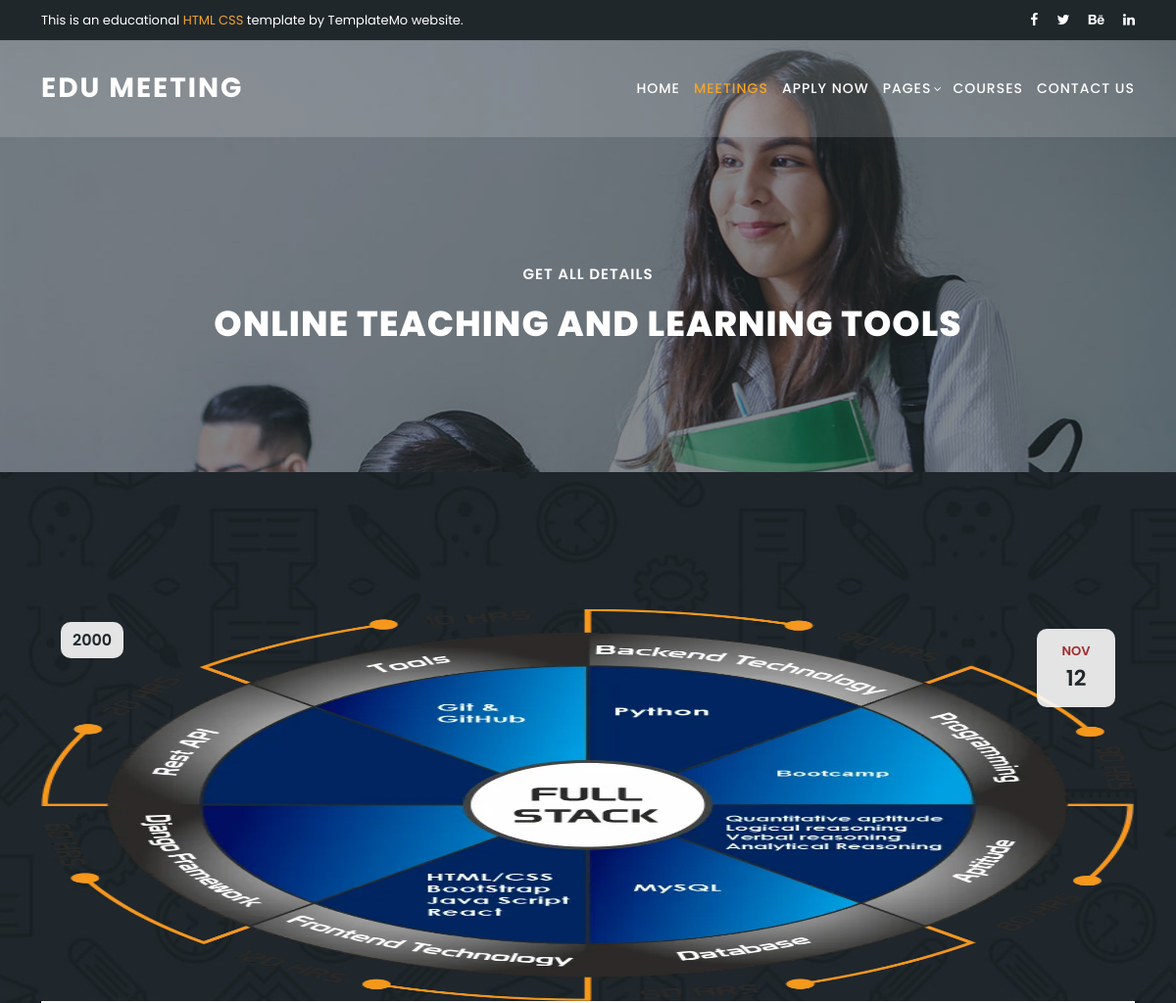
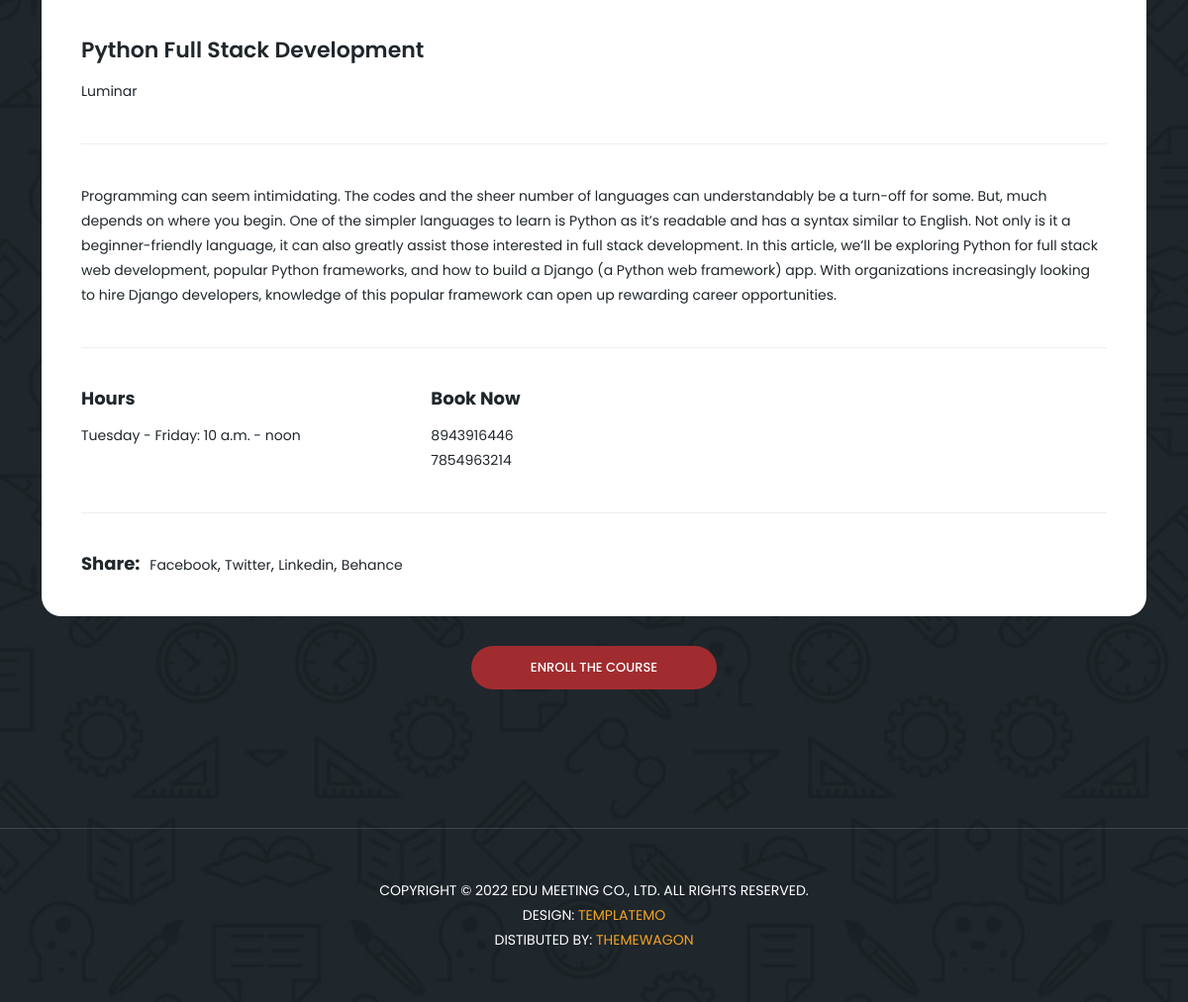
Screenshot of /course_details/1 (signed in) with the database file from the repository (2 pictures, top to bottom).
### eduapp/models.py (models this page shows, shortened)
class coursemodel(models.Model):
    teacher_id = models.CharField(max_length=20)
    course_name = models.CharField(max_length=20)
    course_img = models.FileField(upload_to='eduapp/static/assets/images')
    type_choice = [
        ('DigitalMarketing','DigitalMarketing'),
        ('Python','Python'),
        ('Flutter','Flutter'),
        ('Java','Java'),
        ('DataScience','DataScience'),
        ('MachineLearning','MachineLearning'),
        ('SoftwareTesting','SoftwareTesting')
    ]
    course_type = models.CharField(max_length=30,choices=type_choice)
    institution_name = models.CharField(max_length=30)
    course_desc = models.CharField(max_length=500)
    from_choice = [
        ('Monday','Monday'),
        ('Tuesday','Tuesday'),
        ('Wednesday','Wednesday'),
        ('Thursday','Thursday'),
        ('Friday','Friday'),
        ('Saturday','Saturday')
    ]
    from_day = models.CharField(max_length=30,choices=from_choice)
    to_choice = [
        ('Monday', 'Monday'),
        ('Tuesday', 'Tuesday'),
        ('Wednesday', 'Wednesday'),
        ('Thursday', 'Thursday'),
        ('Friday', 'Friday'),
        ('Saturday', 'Saturday')
    ]
    to_day = models.CharField(max_length=30, choices=to_choice)
    from_time = models.TimeField()
    to_time = models.TimeField()
    fees = models.IntegerField()

### eduapp/views.py (the view)
# urls.py: path('course_details/<int:id>',studentcourse_details)
def studentcourse_details(request,id):
    id1 =  request.session['st_id']
    b = studentreg.objects.get(id=id1)
    img1 = str(b.photo).split('/')[-1]
    a = coursemodel.objects.get(id=id)
    img2 = str(a.course_img).split('/')[-1]
    return render(request,'studentcourse_details.html',{'data':a,'img1':img1,'img2':img2})

### eduapp/templates/studentcourse_details.html (shortened to what this page needs)
<!DOCTYPE html>
{% load static %}
<html lang="en">
  <head>
    <link href="{% static 'vendor/bootstrap/css/bootstrap.min.css' %}" rel="stylesheet">
    <link rel="stylesheet" href="{% static 'assets/css/fontawesome.css' %}">
    <link rel="stylesheet" href="{% static 'assets/css/templatemo-edu-meeting.css' %}">
    <link rel="stylesheet" href="{% static 'assets/css/owl.css' %}">
    <link rel="stylesheet" href="{% static 'assets/css/lightbox.css' %}">
  </head>
<body>
  <div class="sub-header">
    <div class="container">
      <div class="row">
        <div class="col-lg-8 col-sm-8">
          <div class="left-content">
            <p>This is an educational <em>HTML CSS</em> template by TemplateMo website.</p>
          </div>
        </div>
        <div class="col-lg-4 col-sm-4">
          <div class="right-icons">
            <ul>
              <li><a href="#"><i class="fa fa-facebook"></i></a></li>
              <li><a href="#"><i class="fa fa-twitter"></i></a></li>
              <li><a href="#"><i class="fa fa-behance"></i></a></li>
              <li><a href="#"><i class="fa fa-linkedin"></i></a></li>
            </ul>
          </div>
        </div>
      </div>
    </div>
  </div>
  <header class="header-area header-sticky">
      <div class="container">
          <div class="row">
              <div class="col-12">
                  <nav class="main-nav">
                      <a href="index.html" class="logo">
                          Edu Meeting
                      </a>
                      <ul class="nav">
                          <li><a href="index.html">Home</a></li>
                          <li><a href="meetings.html" class="active">Meetings</a></li>
                          <li><a href="index.html">Apply Now</a></li>
                          <li class="has-sub">
                              <a href="javascript:void(0)">Pages</a>
                          </li>
                          <li><a href="index.html">Courses</a></li>
                          <li><a href="index.html">Contact Us</a></li>
                      </ul>
                  </nav>
              </div>
          </div>
      </div>
  </header>
  <section class="heading-page header-text" id="top">
    <div class="container">
      <div class="row">
        <div class="col-lg-12">
          <h6>Get all details</h6>
          <h2>Online Teaching and Learning Tools</h2>
        </div>
      </div>
    </div>
  </section>
  <section class="meetings-page" id="meetings">
    <div class="container">
      <div class="row">
        <div class="col-lg-12">
          <div class="row">
            <div class="col-lg-12">
              <div class="meeting-single-item">
                <div class="thumb">
                  <div class="price">
                    <span>{{data.fees}}</span>
                  </div>
                  <div class="date">
                    <h6>Nov <span>12</span></h6>
                  </div>
                  <a href="meeting-details.html"><img src="/static/assets/images/{{img2}}" alt="" height="400px"></a>
                </div>
                <div class="down-content">
                  <a href="meeting-details.html"><h4>{{data.course_name}}</h4></a>
                  <p>{{data.institution_name}}</p>
                  <p class="description">
                   {{data.course_desc}}
                  </p>
                  <div class="row">
                    <div class="col-lg-4">
                      <div class="hours">
                        <h5>Hours</h5>
                        <p>{{data.from_day}} - {{data.to_day}}: {{data.from_time}} - {{data.to_time}}<br></p>
                      </div>
                    </div>
                    <div class="col-lg-4">
                      <div class="book now">
                        <h5>Book Now</h5>
                        <p>8943916446<br>7854963214</p>
                      </div>
                    </div>
                    <div class="col-lg-12">
                      <div class="share">
                        <h5>Share:</h5>
                        <ul>
                          <li><a href="#">Facebook</a>,</li>
                          <li><a href="#">Twitter</a>,</li>
                          <li><a href="#">Linkedin</a>,</li>
                          <li><a href="#">Behance</a></li>
                        </ul>
                      </div>
                    </div>
                  </div>
                </div>
              </div>
            </div>
            <div class="col-lg-12">
              <div class="main-button-red">
                <a href=>Enroll the course</a>
              </div>
            </div>
          </div>
        </div>
      </div>
    </div>
    <div class="footer">
      <p>Copyright © 2022 Edu Meeting Co., Ltd. All Rights Reserved.
          <br>
          Design: <a href="https://templatemo.com" target="_parent" title="free css templates">TemplateMo</a>
          <br>
          Distibuted By: <a href="https://themewagon.com" target="_blank" title="Build Better UI, Faster">ThemeWagon</a>
        </p>
    </div>
  </section>
</body>
  </body>
</html>

### rows the page displays
coursemodel: fees "2000", course_name "Python Full Stack Development", institution_name "Luminar", course_desc "Programming can seem intimidating. The codes and the sheer number of languages can understandably be a turn-off for some. But, much depends on where you begin. One of the simpler languages to learn is Python as it’s readable and has a syntax similar to English. Not only is it a beginner-friendly language, it can also greatly assist those interested in full stack development. In this article, we’ll be exploring Python for full stack web development, popular Python frameworks, and how to build a Django (a Python web framework) app. With organizations increasingly looking to hire Django developers, knowledge of this popular framework can open up rewarding career opportunities.", from_day "Tuesday", to_day "Friday", from_time "10 a.m.", to_time "noon"
